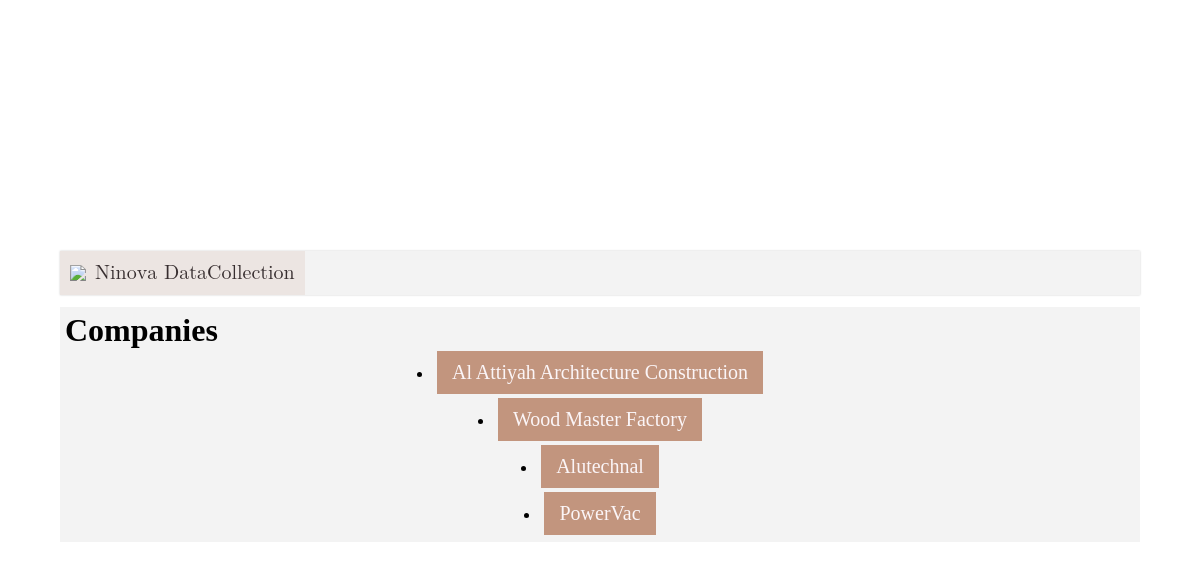
The app's page /companies/, older data.
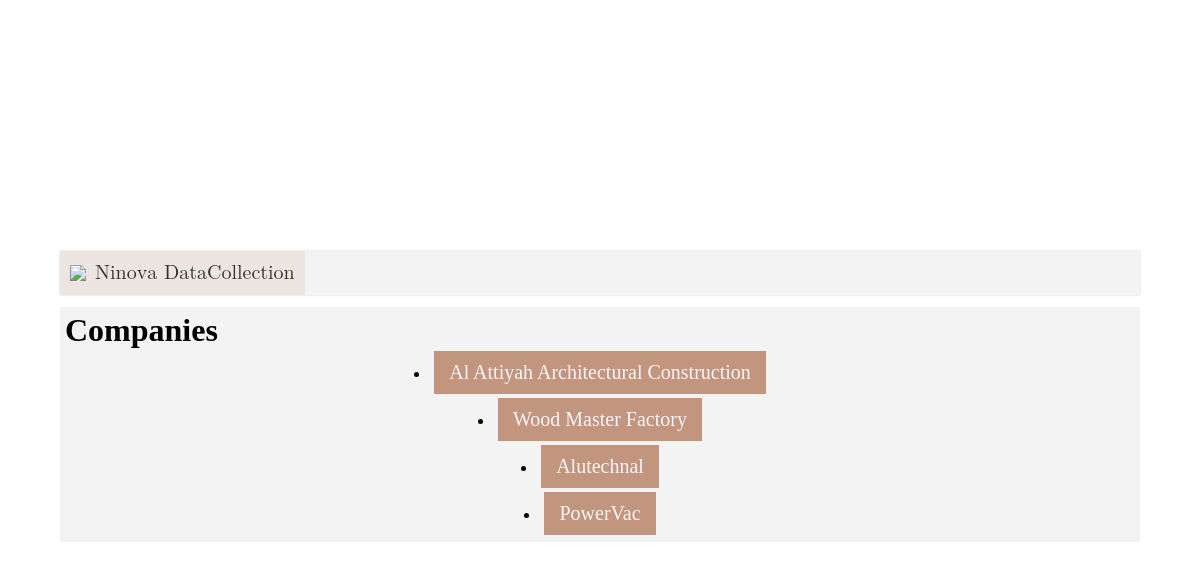
The same page, newer data.
### app/models.py (models this page shows)
class Company(models.Model):
    user_baba = models.ForeignKey(User, on_delete=models.CASCADE, null=True)
    company = models.CharField(max_length=70)
    logo = models.ImageField(upload_to='company_logos/')  # Add this field for the company logo
    def __str__(self):
        return self.company

### app/views.py (the view)
# urls.py: path('companies/', views.company_list, name='company_list'),
def company_list(request):
    companies = Company.objects.all()
    print(companies)
    return render(request, 'app/company_list.html', {'companies': companies})

### app/templates/app/company_list.html
{% extends "app/base.html" %}
{% block content %}
<h1>Companies</h1>
<ul>
  {% for company in companies %}
  <div style="display: flex;justify-content:center;">
    <li><a class="mybutton" href="{% url 'projects_by_company' company.id %}">{{ company.company }}</a></li>
  </div>
  {% endfor %}
</ul>
{% endblock content %}

Row changes from the older to the newer data that the page shows:
changed Company: company "Al Attiyah Architecture Construction" → "Al Attiyah Architectural Construction"
